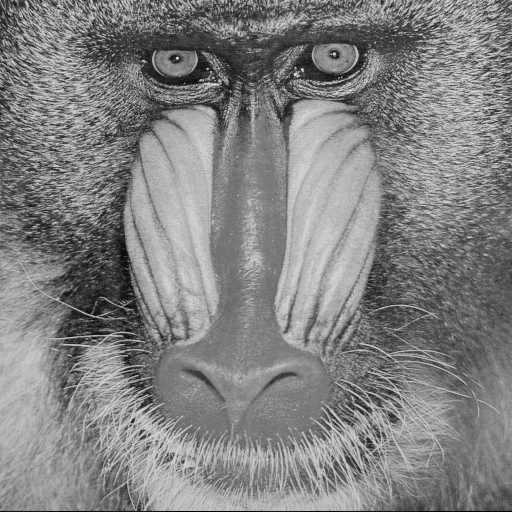
#> input picture 信息隐藏与数字水印/第一次实验文件/flag.bmp, 512 x 512 px; the run also reads 1 picture not shown here
$ python decode.py
#> lines starting #> are read from the running program, lines starting #| are printed output that depends on the picture
### 信息隐藏与数字水印/第一次实验文件/myencode.py

from PIL import Image
import matplotlib.pyplot as plt
import matplotlib.image as mpimg

def get_msg(msg):
    return msg.zfill(8)
#作用：zfill()函数 方法在字符串的开头添加零（0），直到达到指定的长度（）
# 如果 len 参数的值小于字符串的长度，则不执行填充。

def StrToBinary(msg):#将信息转为2进制
    result=''
    for i in msg:
        if isinstance(i,int):
            result+=get_msg(bin(i).replace('0b',''))
        else:
            result+=get_msg(bin(ord(i)).replace('0b',''))
    return result
#ord表示将字符转为ascii码，bin表示将数字转为2进制，
# isinstance表示判断参数类型是不是给出的选择

img=Image.open('flag.bmp')
#> img is the input picture: PIL image 512x512 L; min 0, max 231, mean 129.6
tmp_msg='BUPT'
hide_msg=StrToBinary(tmp_msg)

width,height=img.size
#> width = 512; height = 512
length=len(hide_msg)
tmp=''
tmp2=''
count=0 #将信息隐藏到最低位

for i in range(0,width):
    if count==length:
        break
    for j in range(0,height):
        if count==length:
            break
        pixels=img.getpixel((i,j))
        a=pixels
        tmp+=str(a%2)
        a+=a%2+int(hide_msg[count])
        tmp2+=str(a%2)
        count+=1
        if count==length:
            img.putpixel((i,j),a)
            break
        img.putpixel((i,j),a)
#> after the loop, count = 32; tmp = '10111011101101110111110110011011'; tmp2 = '01000010010101010101000001010100'

plt.rcParams["font.sans-serif"] = "Arial Unicode MS"
plt.suptitle('2020211919+林于翔+载体图和携密图对比')
plt.subplot(121)
plt.imshow(mpimg.imread('flag.bmp'),cmap='gray'), plt.title('载体图像'), plt.axis('off')
plt.subplot(122)
plt.imshow(mpimg.imread('encode.bmp'),cmap='gray'), plt.title('携密图像'), plt.axis('off')
plt.show()
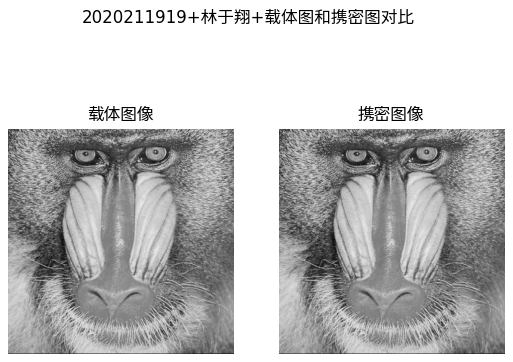
#> figure drawn by matplotlib, 2 panels

### 信息隐藏与数字水印/第一次实验文件/decode.py
from PIL import Image
from myencode import tmp_msg
img=Image.open('encode.bmp')
width,height=img.size
count=0
result=''
result1=''
length=len(tmp_msg)*8
for i in range(0,width):
    if count==length:
        break
    for j in range(0,height):
        pixel=img.getpixel((i,j))
        if count == length:
            break
        # if count%3==0:
        count+=1
        result1+=str(int(pixel)%2)
        if count==length:
            break
        # [10 lines of commented-out code are left out]
        if count==length:
            break
#> after the loop, count = 32; result1 = '01000010010101010101000001010100'
print("2020211919+林于翔提取出来的32位秘密信息为:"+result1)
#| 2020211919+林于翔提取出来的32位秘密信息为:01000010010101010101000001010100
for i in range(0,len(result1),8):
    result+=chr(int(result1[i:i+8],2))
#> this loop made 4 passes
#> (i, result) on passes 2 to 4: (8, 'BU'), (16, 'BUP'), (24, 'BUPT')
#> result on pass 1: 'B'

print('2020211919+林于翔提取出来的秘密文本为:'+result)
#| 2020211919+林于翔提取出来的秘密文本为:BUPT
